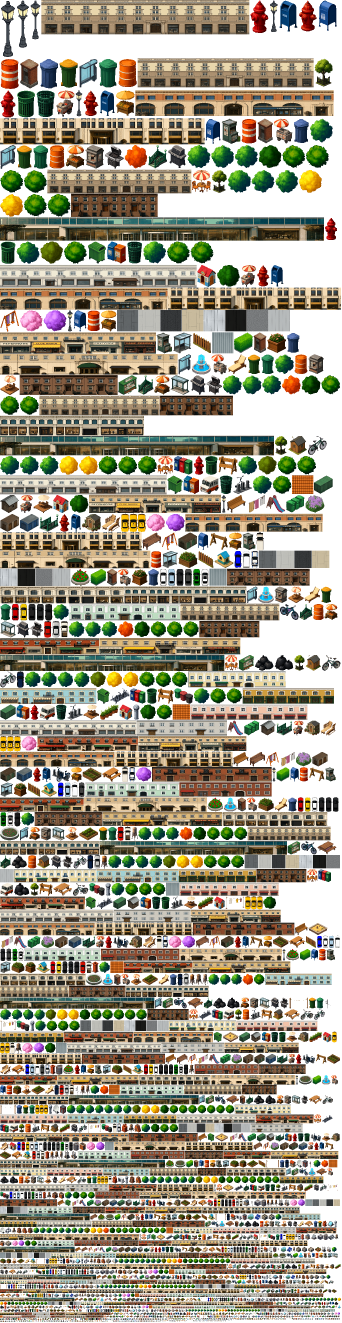
#> input picture data/kit.webp, 1024 x 3967 px (shown at 1/3 size)
$ python qscore.py ../../../data/kit.webp ../../../data/kit.webp
#> lines starting #> are read from the running program, lines starting #| are printed output that depends on the picture; after the words box and inside, x2 and y2 are one past the last pixel; in counts of white or black regions, pixels touching at a corner belong together
"""IoU of a generated RGBA sprite (alpha) or opaque image (vs border colour) against a proxy mask; also a shift-tolerant IoU
   (best over small translations) to separate 'wrong place' from 'wrong shape/angle'.  python qscore.py IMG MASK"""
import sys, numpy as np
from PIL import Image
from scipy import ndimage

def fg_mask(path):
    im = Image.open(path)
    if im.mode == "RGBA" and (np.asarray(im)[..., 3] < 64).mean() > 0.05:   # really transparent, not just a stray alpha
        return np.asarray(im)[..., 3] > 128
    a = np.asarray(im.convert("RGB")).astype(np.float32)
    border = np.concatenate([a[:12].reshape(-1, 3), a[-12:].reshape(-1, 3), a[:, :12].reshape(-1, 3), a[:, -12:].reshape(-1, 3)])
    # threshold 24 (was 40): pale walls and grey flat roofs on the light grey backdrop were lost (flat4 sheet 0.72 instead of 0.95);
    # closing then hole filling keeps the silhouette solid; other images move by at most +-0.005 (Codex research, 2026-10-17)
    fg = np.abs(a - np.median(border, 0)).sum(2) > 24
    fg = ndimage.binary_closing(ndimage.binary_opening(fg, iterations=2), iterations=2)
    return ndimage.binary_fill_holes(fg)

def iou(a, b): return float((a & b).sum() / max(1, (a | b).sum()))

def score(img, mask_path, single=True):
#> called with img = '../../../data/kit.webp', mask_path = '../../../data/kit.webp', single = True
    m = np.asarray(Image.open(mask_path).convert("L").resize(Image.open(img).size)) > 127
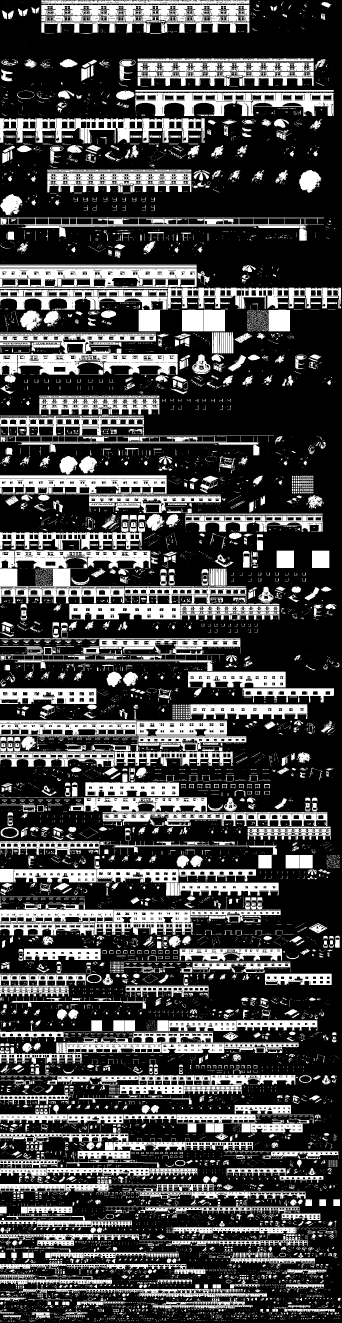
#> m: shape (3967, 1024) bool (shown at 1/3 size); 27.1% white; 13678 white regions (11253 under 20 px), largest, box (x1, y1, x2, y2) and area: (0, 807, 590, 862) 20797, (0, 1062, 533, 1124) 20795, (406, 279, 1001, 348) 20535
    g = fg_mask(img)
#> in fg_mask, im is the input picture: PIL image 1024x3967 RGBA; mean R, G, B, A 83.9, 78, 59.8, 179
#> in fg_mask, `return np.asarray(im)[..., 3] > 128`:
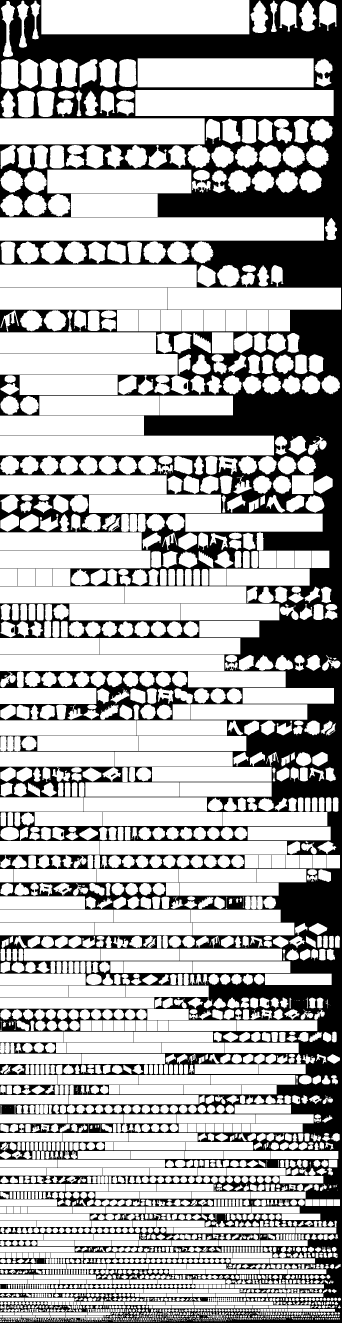
#> returned value: shape (3967, 1024) bool (shown at 1/3 size); 70.2% white; 113 black regions (89 under 20 px), largest, box (x1, y1, x2, y2) and area: (0, 0, 1024, 3967) 1208335, (551, 1148, 561, 1167) 159, (674, 1385, 697, 1394) 135
    lab, n = ndimage.label(g)
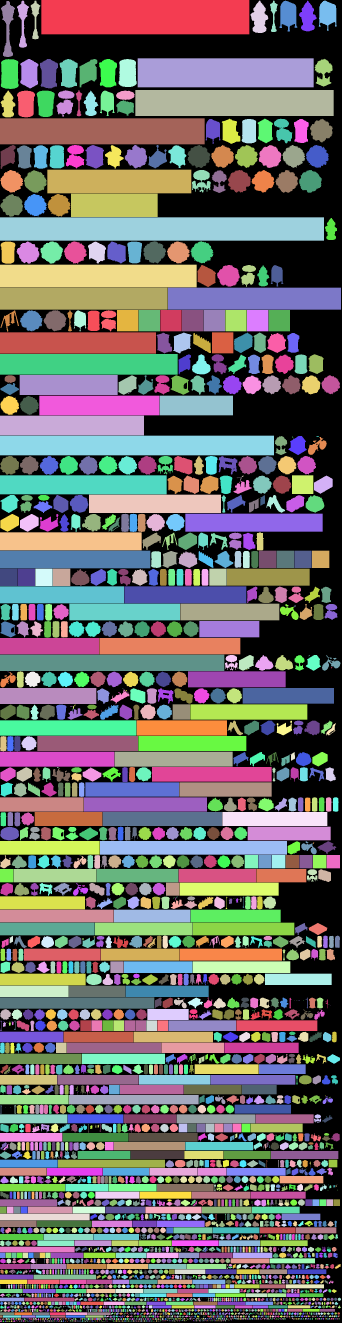
#> lab: shape (3967, 1024) int32 (shown at 1/3 size); 2846 distinct labels, from 0 to 2845; one colour per label, 0 black
#> n = 2845
    if n > 1 and single: g = lab == (np.argmax(ndimage.sum(g, lab, range(1, n + 1))) + 1)   # sheets: keep all buildings
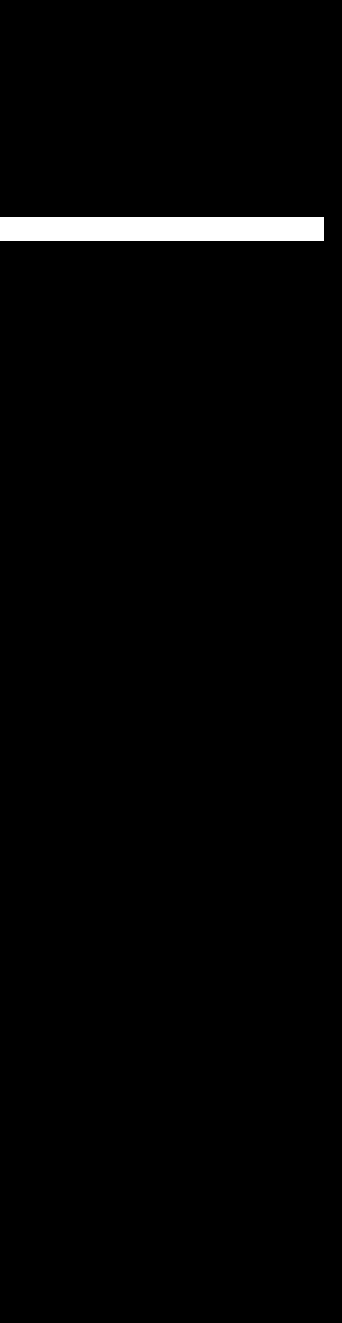
#> g: shape (3967, 1024) bool (shown at 1/3 size); 1.7% white; 1 white region, box (x1, y1, x2, y2) and area: (0, 652, 972, 722) 68040
    best = iou(g, m)
#> best = 0.0125
    cy, cx = ndimage.center_of_mass(g); my, mx = ndimage.center_of_mass(m)
#> after `cy, cx = ndimage.center_of_mass(g)`: cy = 686.5; cx = 485.5
#> after `my, mx = ndimage.center_of_mass(m)`: my = 2016.7; mx = 451.7
    sh = np.roll(np.roll(g, int(round(my - cy)), 0), int(round(mx - cx)), 1)   # align centroids
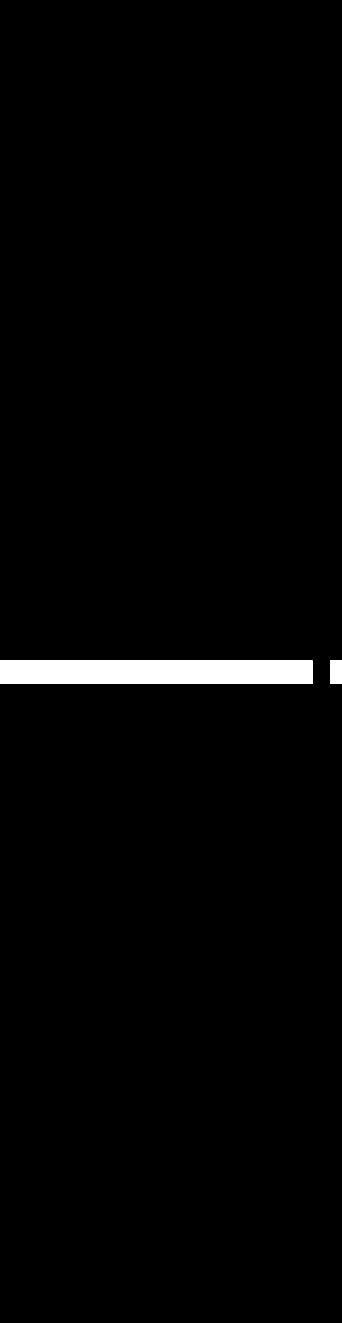
#> sh: shape (3967, 1024) bool (shown at 1/3 size); 1.7% white; 2 white regions, box (x1, y1, x2, y2) and area: (0, 1982, 938, 2052) 65660, (990, 1982, 1024, 2052) 2380
    return round(iou(g, m), 3), round(max(best, iou(sh, m)), 3)

if __name__ == "__main__":
    print(score(sys.argv[1], sys.argv[2]))
